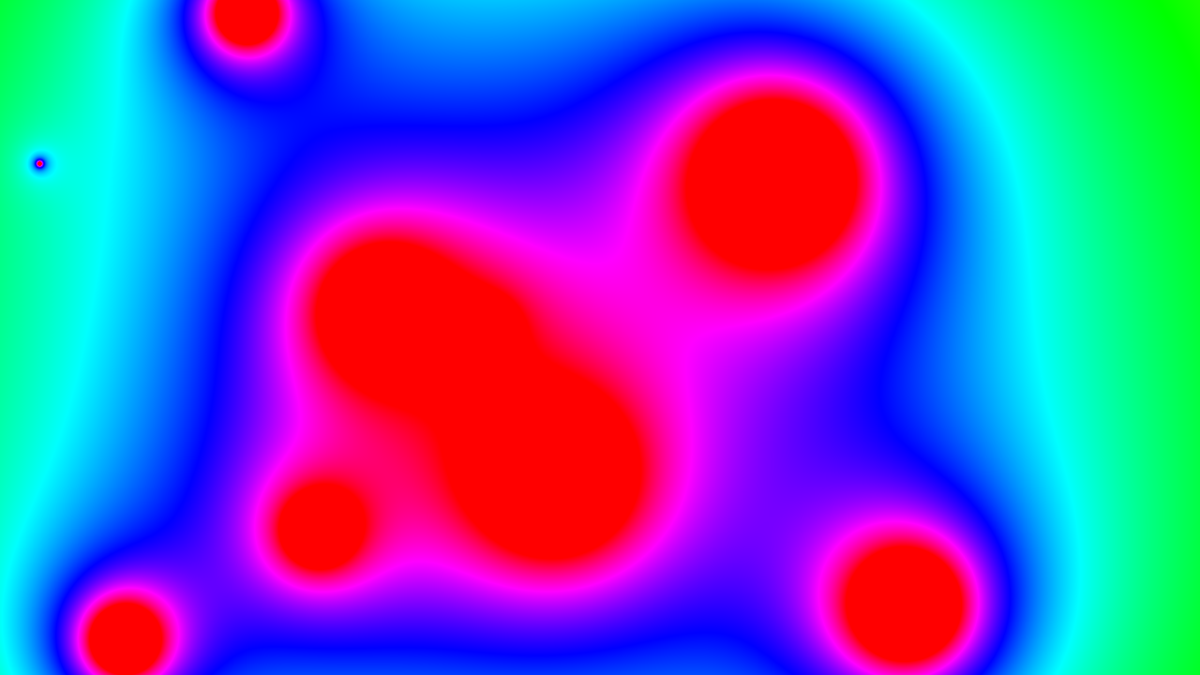
Frame 1 (no input)
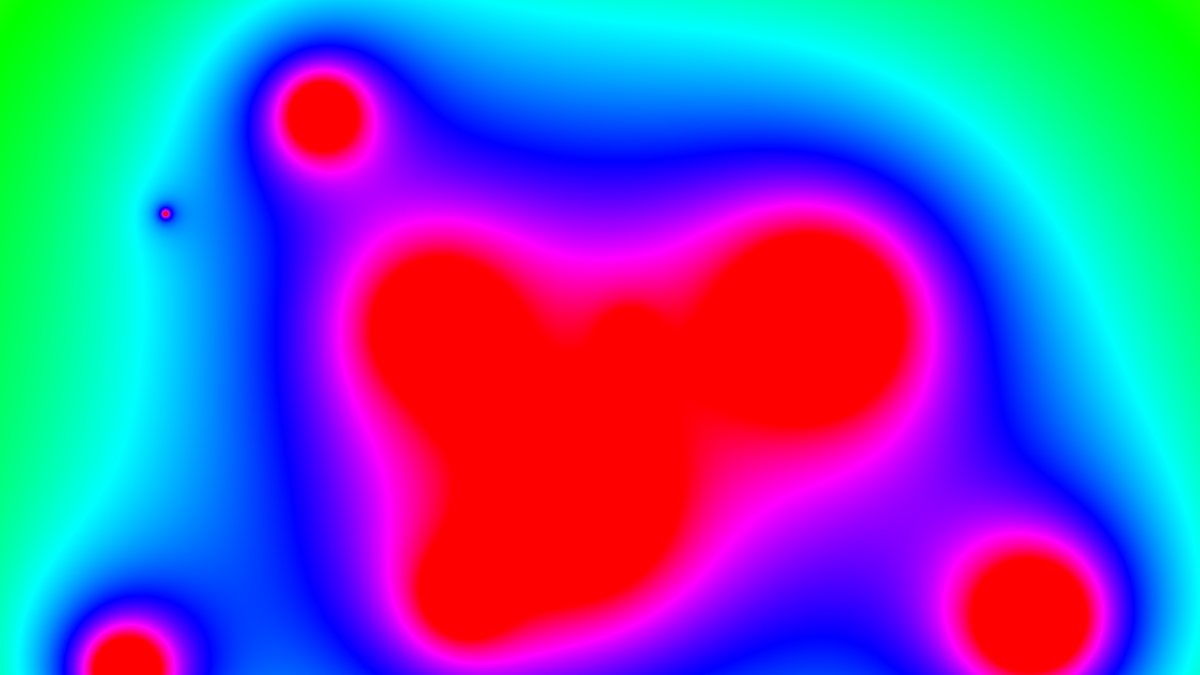
Frame 60 (the mouse pressed at the canvas centre just before this capture)
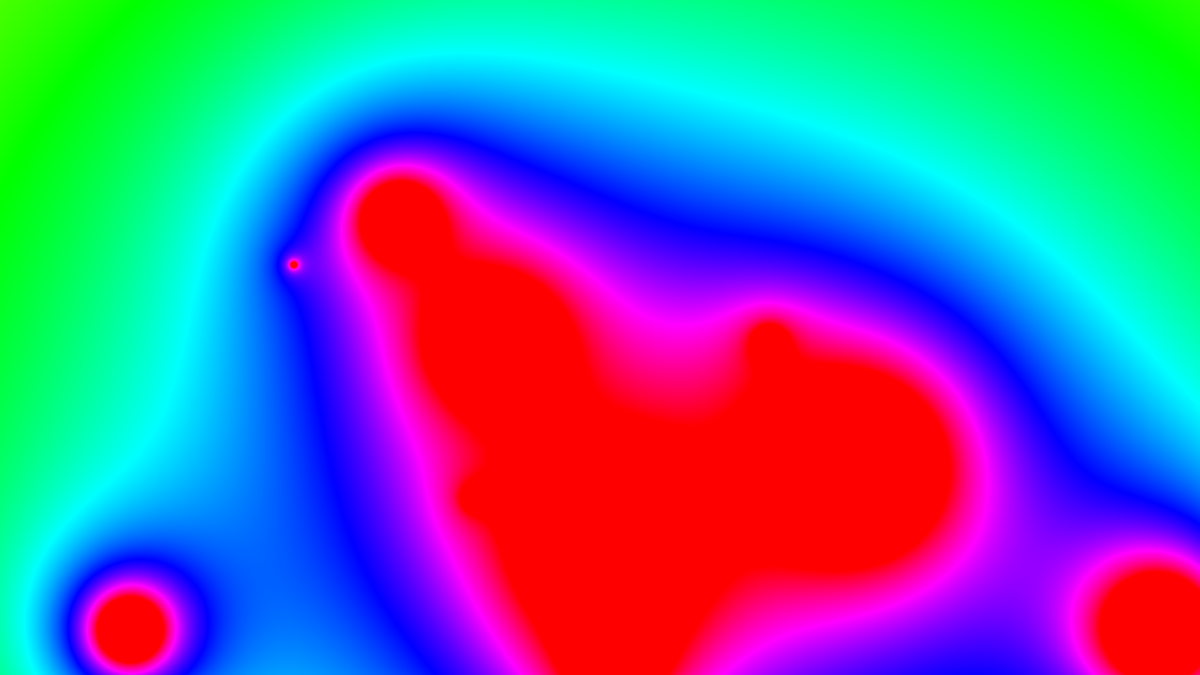
Frame 120 (the mouse held since frame 60 and released just before this capture)

The Processing sketch that drew these frames (run headless with seeded random() and noise(); from frame 60 on, the mouse is pressed at the canvas centre):

// Processing sketch: Metaballs
// ── Metaballs.pde
int blobAmount = 10;
Blob[] blobs = new Blob[blobAmount];


void setup(){
  size(1280, 720);
  colorMode(HSB);
  for(int i = 0; i < blobAmount; i++){
    blobs[i] = new Blob(new PVector(random(width), random(height)), random(100)); 
  }


}

void draw(){
  background(0);
  for(int i = 0; i < blobAmount; i++){
    blobs[i].Update();
    //print("POSITION : " + blobs[i].m_position, "VELOCITY: " + blobs[i].m_velocity);
    blobs[i].Show();
  }
  loadPixels();
  
  for(int x = 0; x < width; x++){
    for(int y = 0; y < height; y++){
      int index = x + y * width;
      
      float sum = 0.0;
      for(int i = 0; i < blobAmount; i++){
        float d = dist(x, y, blobs[i].m_position.x, blobs[i].m_position.y);
        
        sum += (150 * blobs[i].m_radius / d);
      }

      pixels[index] = color(sum, 255, 255);
    }
  }
  updatePixels();  
}

// ── Blob.pde
class Blob {
  public PVector m_position;
  private PVector m_velocity;
  private float m_radius;


  Blob(PVector _position, float _radius) {
    m_position = _position;
    m_radius = _radius;
    m_velocity = new PVector(random(3), random(3));
  }

  void Show() {
    stroke(255);
    ellipse(m_position.x, m_position.y, m_radius, m_radius);
  }

  void Update() {
    m_position.add(m_velocity);

    if (m_position.x > width || m_position.x < 0)
    {
      m_velocity.x *= -1;
    }
    if (m_position.y > height || m_position.y < 0) {
      m_velocity.y *= -1;
    }
  }
}
